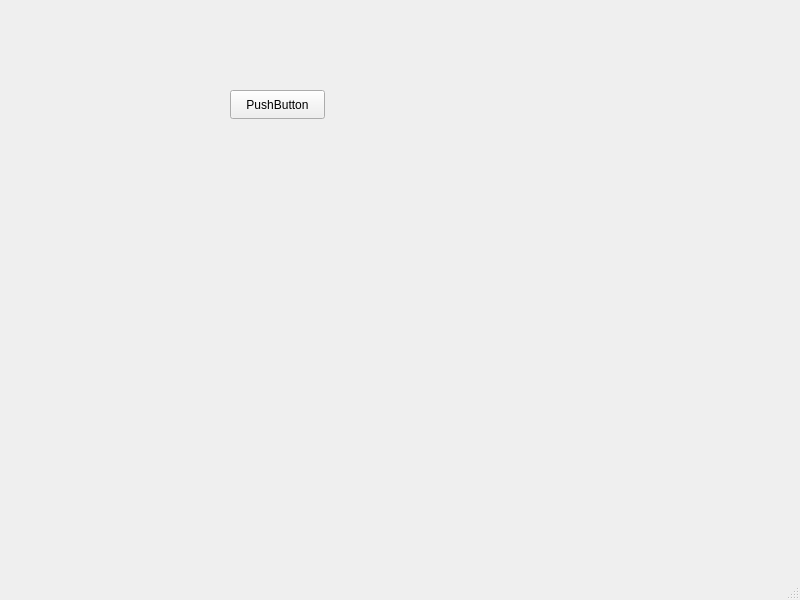
<ui version="4.0" >
 <author></author>
 <comment></comment>
 <exportmacro></exportmacro>
 <class>MainWindow</class>
 <widget class="QMainWindow" name="MainWindow" >
  <property name="geometry" >
   <rect>
    <x>0</x>
    <y>0</y>
    <width>800</width>
    <height>600</height>
   </rect>
  </property>
  <property name="windowTitle" >
   <string>MainWindow</string>
  </property>
  <widget class="QWidget" name="centralwidget" >
   <widget class="QPushButton" name="pushButton" >
    <property name="geometry" >
     <rect>
      <x>230</x>
      <y>90</y>
      <width>95</width>
      <height>29</height>
     </rect>
    </property>
    <property name="text" >
     <string>PushButton</string>
    </property>
   </widget>
  </widget>
  <widget class="QMenuBar" name="menubar" >
   <property name="geometry" >
    <rect>
     <x>0</x>
     <y>0</y>
     <width>800</width>
     <height>29</height>
    </rect>
   </property>
  </widget>
  <widget class="QStatusBar" name="statusbar" >
   <property name="geometry" >
    <rect>
     <x>0</x>
     <y>578</y>
     <width>800</width>
     <height>22</height>
    </rect>
   </property>
  </widget>
 </widget>
 <pixmapfunction></pixmapfunction>
 <resources/>
 <connections/>
</ui>
